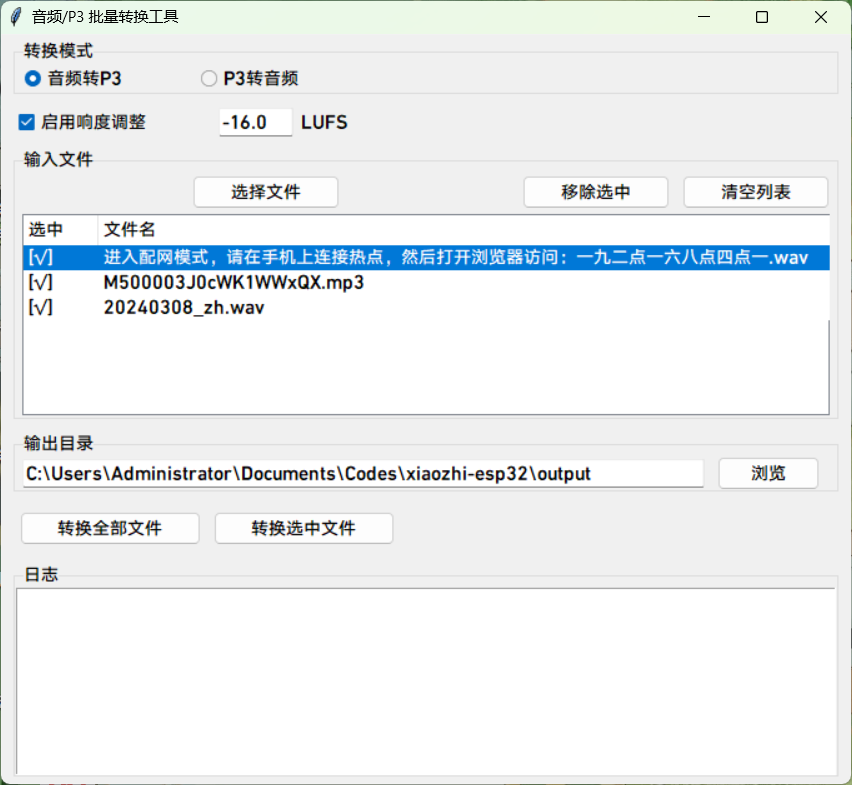
#> input picture xiaozhi_mqtt/scripts/p3_tools/img/img.png, 852 x 785 px, given in place of the camera
$ python camera_exposure_test.py
#> lines starting #> are read from the running program, lines starting #| are printed output that depends on the picture; after the words box and inside, x2 and y2 are one past the last pixel; in counts of white or black regions, pixels touching at a corner belong together
#!/usr/bin/env python3
"""
HF867 Camera Exposure Test Script
Helps adjust camera settings to fix overexposure issues
"""

import cv2
import numpy as np
import argparse
import time

def test_camera_exposure(camera_device=0, width=640, height=480):
    """Test camera with different exposure settings"""
#> called with camera_device = 0, width = 640, height = 480

    cap = cv2.VideoCapture(camera_device, cv2.CAP_V4L2)

    if not cap.isOpened():
        print(f"Failed to open camera device {camera_device}")
        return

    # Set basic properties
    cap.set(cv2.CAP_PROP_FRAME_WIDTH, width)
    cap.set(cv2.CAP_PROP_FRAME_HEIGHT, height)
    cap.set(cv2.CAP_PROP_FPS, 30)
    cap.set(cv2.CAP_PROP_FOURCC, cv2.VideoWriter_fourcc('M','J','P','G'))

    print("=== HF867 Camera Exposure Test ===")
    print("Controls:")
    print("  '1' - Auto exposure")
    print("  '2' - Manual exposure (low)")
    print("  '3' - Manual exposure (medium)")
    print("  '4' - Manual exposure (high)")
    print("  'b' - Decrease brightness")
    print("  'B' - Increase brightness")
    print("  'g' - Decrease gain")
    print("  'G' - Increase gain")
    print("  'c' - Decrease contrast")
    print("  'C' - Increase contrast")
    print("  's' - Save current settings")
    print("  'q' - Quit")
    print()

    # Current settings
    current_exposure = 100
    current_brightness = 30
    current_gain = 0
    current_contrast = 60
    auto_exposure = True

    # Set initial settings
    cap.set(cv2.CAP_PROP_AUTO_EXPOSURE, 0.75)  # Auto
    cap.set(cv2.CAP_PROP_BRIGHTNESS, current_brightness)
    cap.set(cv2.CAP_PROP_CONTRAST, current_contrast)
    cap.set(cv2.CAP_PROP_GAIN, current_gain)

    print("Starting with auto exposure and reduced brightness...")

    while True:
        ret, frame = cap.read()
#> frame is the input picture: shape (785, 852, 3); mean B, G, R 240.3, 238.7, 235.1
        if not ret:
            print("Failed to capture frame")
            break

        # Get current camera settings
        actual_exposure = cap.get(cv2.CAP_PROP_EXPOSURE)
        actual_brightness = cap.get(cv2.CAP_PROP_BRIGHTNESS)
        actual_gain = cap.get(cv2.CAP_PROP_GAIN)
        actual_contrast = cap.get(cv2.CAP_PROP_CONTRAST)

        # Add settings info to frame
        cv2.putText(frame, f"Exposure: {actual_exposure:.1f}", (10, 30),
                   cv2.FONT_HERSHEY_SIMPLEX, 0.7, (0, 255, 0), 2)
        cv2.putText(frame, f"Brightness: {actual_brightness:.1f}", (10, 60),
                   cv2.FONT_HERSHEY_SIMPLEX, 0.7, (0, 255, 0), 2)
        cv2.putText(frame, f"Gain: {actual_gain:.1f}", (10, 90),
                   cv2.FONT_HERSHEY_SIMPLEX, 0.7, (0, 255, 0), 2)
        cv2.putText(frame, f"Contrast: {actual_contrast:.1f}", (10, 120),
                   cv2.FONT_HERSHEY_SIMPLEX, 0.7, (0, 255, 0), 2)
        cv2.putText(frame, f"Mode: {'Auto' if auto_exposure else 'Manual'}", (10, 150),
                   cv2.FONT_HERSHEY_SIMPLEX, 0.7, (0, 255, 0), 2)
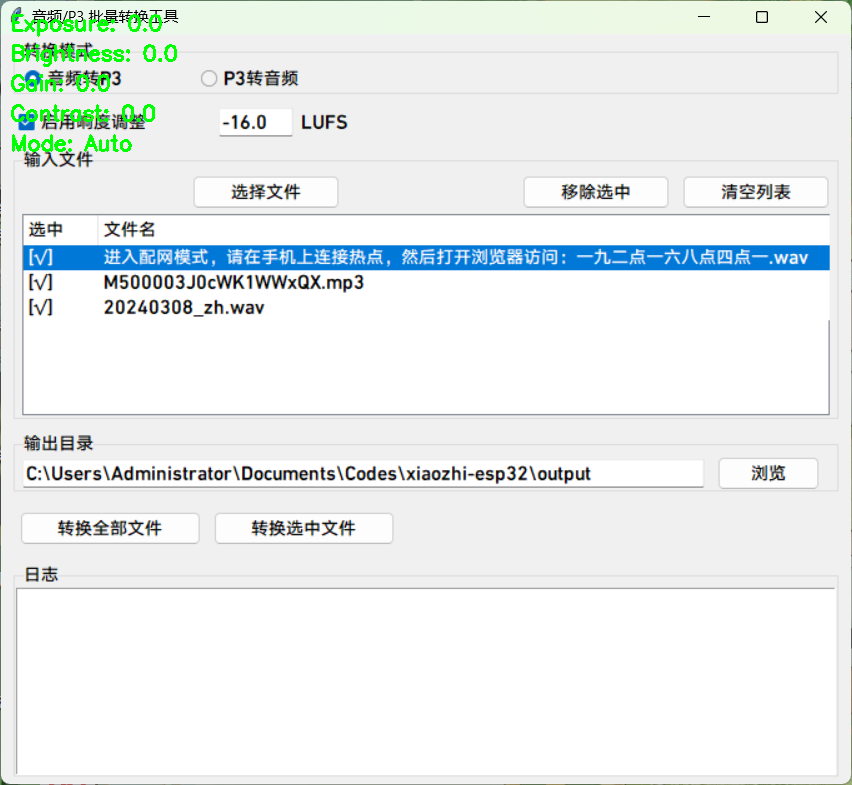
#> frame: shape (785, 852, 3); mean B, G, R 238.8, 239, 233.6

        # Add histogram for exposure analysis
        gray = cv2.cvtColor(frame, cv2.COLOR_BGR2GRAY)
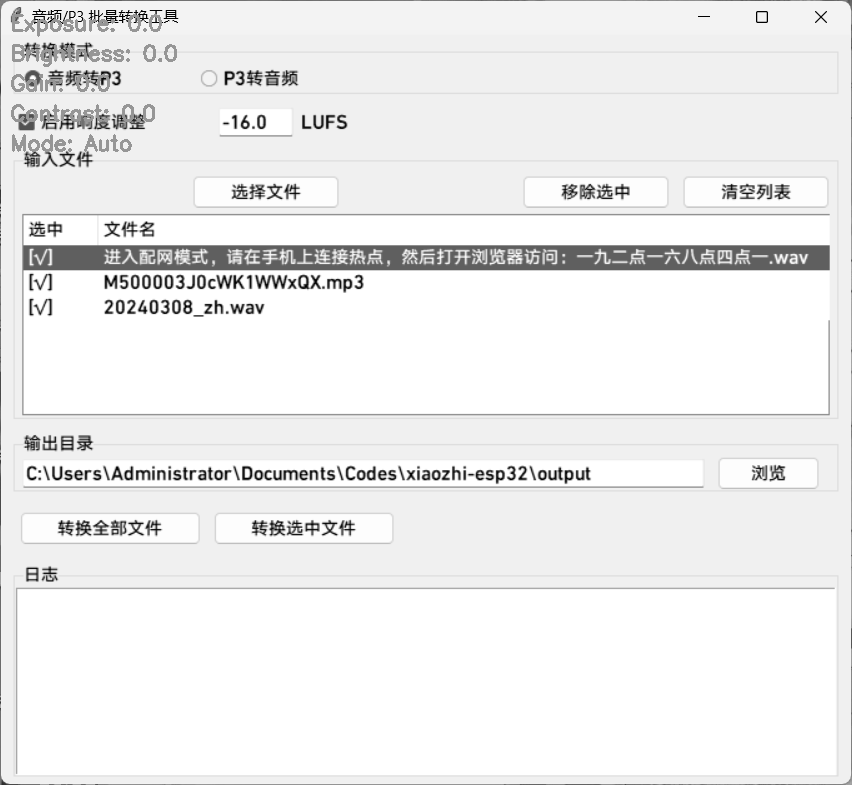
#> gray: shape (785, 852); min 0, max 255, mean 237.4
        hist = cv2.calcHist([gray], [0], None, [256], [0, 256])
#> hist = 256 values, max 291576 at index 255, min 5 at index 2, mean 2612.6
        hist_norm = hist.flatten() / hist.sum()
#> hist_norm = 256 values, max 0.436 at index 255, min 7.48e-06 at index 2, mean 0.00391

        # Create histogram visualization
        hist_img = np.zeros((100, 256, 3), dtype=np.uint8)
        for i in range(256):
            height = int(hist_norm[i] * 100)
            cv2.line(hist_img, (i, 99), (i, 99-height), (255, 255, 255), 1)
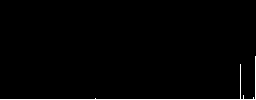
#> hist_img: shape (100, 256, 3); 1.3% white in thin lines or dots, all inside (x1, y1, x2, y2) = (0, 56, 256, 100)

        # Add histogram to frame
        hist_resized = cv2.resize(hist_img, (256, 100))
#> (the run stopped early here; a loop or call above may not have finished)
